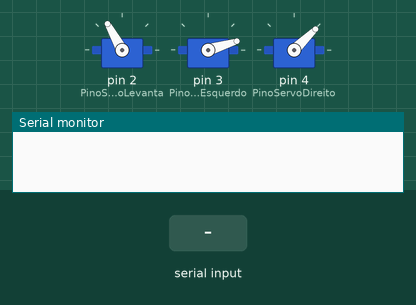
Recording of a sketch running on a simulated Arduino Uno, built with avr-gcc and run on an emulated ATmega328P. Shown: 3 × servo, the last lines printed to the serial monitor. The inputs (shaded band) are chosen by the test bench.

Above: at 2.7 s.
2.8 s: "1,90\n" received over Serial
At 3.13 s:
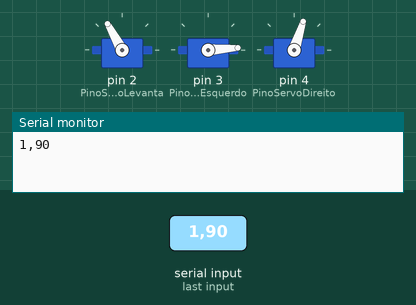
At 4.1 s:
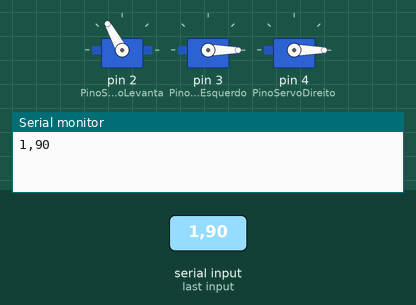
4.6 s: "90,45,200\n" received over Serial
6.7 s: "5\n" received over Serial
Timing chart, 0 to 9.7 s (numbered marks = the images above; inputs shaded):
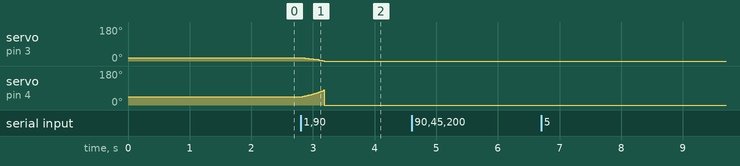

The sketch:

UG0_3.ino
```cpp
/* Referência:
 *
// Plotclock
// cc - by Johannes Heberlein 2014
// v 1.02

*/

#include <TimeLib.h>
#include <Servo.h>

//#define CALIBRATION

#define WISHY 3 // Offset das coordenadas Y placa
//Quando estiver no modo calibração, ajustar até os servos moverem 90 graus
#define FaktorServoEsquerdo 600
#define FaktorServoDireito 600


//Ajustar os valores nulos para os braços estarem paralelos ao eixo x e y, quando estiver em modo de calibração
//Posições dos servos inicialmente
#define ServoEsquerdoNulo 1400//1650
#define ServoDireitoNulo 520 //540 //645

#define PinoServoLevanta  2
#define PinoServoEsquerdo  3
#define PinoServoDireito 4

#define ZOFF 780

#define LEVANTA0 1110+ZOFF // Na superficie
#define LEVANTA1 995+ZOFF  // Entre os números
#define LEVANTA2 735+ZOFF  // Pegar o apagador

// velocidade do braço de levantar a plataforma
#define VelocidadeLevanta 2000

//  Tamanho dos braços
#define L1 35
#define L2 55.1
#define L3 11.8
#define L4 35

//origem dos servos direito e esquerdo
#define O1X 24//22
#define O1Y -25
#define O2X 49//47
#define O2Y -25

int levanta_parametro = 1500;

Servo servo1;  //
Servo servo2;  //
Servo servo3;  //

volatile double lastX = 55;
volatile double lastY = 37.5;

int ultimo_minuto = 0;

void setup()
{

  pinMode(7, INPUT_PULLUP);
  // Colocar a hora atual
  setTime(01,04,0,0,0,0);

  Serial.begin(9600);
  Levanta(1);
  Posiciona(55, 37.5);


  delay(1000);

}

void loop()
{

#ifdef CALIBRATION

   if (!servo1.attached()) servo1.attach(PinoServoLevanta);
    if (!servo2.attached()) servo2.attach(PinoServoEsquerdo);
    if (!servo3.attached()) servo3.attach(PinoServoDireito);

  //Os servos vão ter 90 graus entre os movementos, paralelos aos eixos x e y
  Posiciona(-3, 29.2);
  delay(500);
  Posiciona(74.1, 28);
  delay(500);

#else
  int letter= 1;
  int i = 0;
  if (ultimo_minuto != minute()) {

    if (!servo1.attached()) servo1.attach(PinoServoLevanta);
    if (!servo2.attached()) servo2.attach(PinoServoEsquerdo);
    if (!servo3.attached()) servo3.attach(PinoServoDireito);

    //Levanta(0);

    unsigned long previousMillis = 0;
    const unsigned long interval = 0; // Intervalo desejado em milissegundos

    if(letter){
      // UGO :|

        int x=0, y=0;

        bool levantado = true;
        bool baixado = false;


        while(true){
          unsigned long currentMillis = millis();
          if (currentMillis - previousMillis >= interval) {
            previousMillis = currentMillis;

            if (Serial.available()) {
                String data = Serial.readStringUntil('\n');
                Serial.println(data);
                String xString = data.substring(0, 2);
                int x = xString.toInt();

                String yString = data.substring(2, 4);
                int y = yString.toInt();

                if(data.length() == 5){
                  String zString = data.substring(4);
                  int z = zString.toInt();

                  Levanta(z);
                }

                if (x > 0 && y > 0)
                    Posiciona(x*2, y*2);
            }
          }
        }


        Letra(5, 25, 'A', 0.9);
        Letra(19, 25, 'B', 0.9);
        Letra(28, 25, 'G', 0.9);
        Letra(40, 25, 'I', 0.9);
        Numero(50, 25, 2, 0.9);

    }

    else{

      //Numero(3, 3, 111, 1);

      Numero(5, 25, i, 0.9);
      Numero(19, 25, (hour()-i*10), 0.9);
      Numero(28, 25, 11, 0.9);

      i=0;
      while ((i+1)*10 <= minute())
      {
        i++;
      }
      Numero(34, 25, i, 0.9);
      Numero(48, 25, (minute()-i*10), 0.9);

    }

    Levanta(2);
    Posiciona(71.0, 47.2);
    Levanta(1);
    ultimo_minuto = minute();
    delay(580);
    servo1.detach();
    servo2.detach();
    servo3.detach();

  }

#endif

}

// Letras baseadas no plano cartesiano

void Letra(float bx, float by, char letra, float scale){
  switch(letra) {

    case 65: // letra A
    case 97:
      Posiciona(bx + 0 * scale, by + 0 * scale);
      delay(200);
      Levanta(0);
      delay(200);
      Posiciona(bx + 0 * scale, by + 20 * scale);
      delay(200);
      Posiciona(bx + 10.3 * scale, by + 6 * scale);
      delay(200);
      Posiciona(bx + 0.7 * scale, by + 6 * scale);
      delay(200);
      Posiciona(bx + 8.4 * scale, by + 6 * scale);
      delay(200);
      Posiciona(bx + 11 * scale, by - 1 * scale);
      delay(200);
      Levanta(1);
      break;

    case 66: // B
    case 98:
      Posiciona(bx + 0 * scale, by + 0 * scale);
      Levanta(0);
      Posiciona(bx + 0 * scale, by + 20 * scale);
      SemiCirculo(bx + 5 * scale, by + 15 * scale, 5 * scale, 3, -2, 1);
      SemiCirculo(bx + 5 * scale, by + 5 * scale, 5 * scale, 1.57, -3, 1);
      Levanta(1);
      break;

    case 67: //C
    case 99:
      Posiciona(bx + 7 * scale, by + 20 * scale);
      Levanta(0);
      Posiciona(bx + 0 * scale, by + 20 * scale);
      Posiciona(bx + 0 * scale, by + 0 * scale);
      Posiciona(bx + 7 * scale, by + 0 * scale);
      Levanta(1);
      break;

    case 68: //D
    case 100:
      Posiciona(bx + 0 * scale, by +0 * scale);
      Levanta(0);

      Posiciona(bx + 0 * scale, by +20 * scale);
      delay(200);
      Posiciona(bx + 6 * scale, by +16 * scale);
      Posiciona(bx + 10 * scale, by +12 * scale);
      Posiciona(bx + 6 * scale, by + 8 * scale);
      Posiciona(bx + 0 * scale, by + 0 * scale);

      //SemiCirculo(bx + 6 * scale, by + 3 * scale, 8 * scale, 3, -3, 0.8);
      //Posiciona(bx -1 * scale, by + 10 * scale);
      Levanta(1);
      break;

    case 69: //E
    case 101:
        Posiciona(bx + 8 * scale, by + 20 * scale);
        Levanta(0);
        Posiciona(bx + 0 * scale, by + 20 * scale);
        Posiciona(bx + 0 * scale, by + 10 * scale);
        Posiciona(bx + 8 * scale, by + 10 * scale);
        Posiciona(bx + 0 * scale, by + 10 * scale);
        Posiciona(bx + 0 * scale, by + 0 * scale);
        Posiciona(bx + 8 * scale, by + 0 * scale);
        Levanta(1);
        break;

     case 70: // F
     case 102:
        Posiciona(bx + 0 * scale, by + 0 * scale);
        Levanta(0);
        Posiciona(bx + 0 * scale, by + 10 * scale);
        Posiciona(bx + 6 * scale, by + 10 * scale);
        Posiciona(bx + 0 * scale, by + 10 * scale);
        Posiciona(bx + 0 * scale, by + 20 * scale);
        Posiciona(bx + 6 * scale, by + 20 * scale);
        Levanta(1);
        break;

    case 71: //G
    case 103:
      Posiciona(bx + 8 * scale, by + 20 * scale);
      Levanta(0);
      Posiciona(bx + 0 * scale, by + 20 * scale);
      Posiciona(bx + 0 * scale, by + 0 * scale);
      Posiciona(bx + 8 * scale, by + 0 * scale);
      Posiciona(bx + 8 * scale, by + 10 * scale);
      Posiciona(bx + 4 * scale, by + 10 * scale);
      Posiciona(bx + 10 * scale, by + 10 * scale);
      Levanta(1);
      break;
    case 72: //H
    case 104:
      Posiciona(bx + 0 * scale, by + 0 * scale);
      Levanta(0);
      Posiciona(bx + 0 * scale, by + 20 * scale);
      Posiciona(bx + 0 * scale, by + 10 * scale);
      Posiciona(bx + 8 * scale, by + 10 * scale);
      Posiciona(bx + 8 * scale, by + 20 * scale);
      Posiciona(bx + 8 * scale, by + 0 * scale);
      Levanta(1);
      break;

    case 73: // I
    case 105:
      Posiciona(bx + 3 * scale, by + 0 * scale);
      Levanta(0);
      Posiciona(bx + 3 * scale, by + 20 * scale);
      //Circulo(bx + 4 * scale, by + 20 * scale, 0.1 * scale, 1, -1, 1);
      Levanta(1);
      break;

    case 74: // J
    case 106:
      Posiciona(bx + 0 * scale, by + 10 * scale);
      Levanta(0);
      Posiciona(bx + 0 * scale, by + 0 * scale);
      Posiciona(bx + 8 * scale, by + 0 * scale);
      Posiciona(bx + 8 * scale, by + 20 * scale);
      Levanta(1);
      break;

    case 75: // K
    case 107:
      Posiciona(bx + 0 * scale, by + 0 * scale);
      Levanta(0);
      Posiciona(bx + 0 * scale, by + 20 * scale);
      delay(200);
      Posiciona(bx + 0 * scale, by + 10 * scale);
      delay(200);
      Posiciona(bx + 6 * scale, by + 20 * scale);
      Levanta(1);
      delay(200);
      Posiciona(bx + 0 * scale, by + 10 * scale);
      Levanta(0);
      delay(200);
      Posiciona(bx + 6 * scale, by + 0 * scale);
      Levanta(1);
      break;

    case 76: //L
    case 108:
      Posiciona(bx + 0 * scale, by + 20 * scale);
      Levanta(0);
      Posiciona(bx + 0 * scale, by + 0 * scale);
      Posiciona(bx + 8 * scale, by + 0 * scale);
      Levanta(1);
      break;
    case 77: //M
    case 109:
      Posiciona(bx + 0 * scale, by + 0 * scale);
      Levanta(0);
      Posiciona(bx + 0 * scale, by + 20 * scale);
      delay(200);
      Posiciona(bx + 4 * scale, by + 10 * scale);
      delay(200);
      Posiciona(bx + 8 * scale, by + 20 * scale);
      Posiciona(bx + 8 * scale, by + 0 * scale);
      Levanta(1);
      break;

    case 78: //Letra N
    case 110:
      Posiciona(bx + 0 * scale, by + 0 * scale);
      delay(200);
      Levanta(0);
      Posiciona(bx + 0 * scale, by + 20 * scale);
      delay(200);
      Posiciona(bx + 6 * scale, by + 0 * scale);
      delay(200);
      Posiciona(bx + 6 * scale, by + 20 * scale);
      delay(200);
      Levanta(1);
      break;

    case 79: // O
    case 111:
      Posiciona(bx + 12 * scale, by + 6 * scale);
      Levanta(0);
      Circulo(bx + 7 * scale, by + 10 * scale, 10 * scale, -0.8, 6.7, 0.5);
      Levanta(1);
      break;

    case 80://Letra P
    case 112:
      Posiciona(bx + 6 * scale, by +0 * scale);
      Levanta(0);
      SemiCirculo(bx + 8 * scale, by + 10 * scale, 5 * scale, 3, -2, 1);
      Levanta(1);
      break;
    case 81: //Q
    case 113:
      Posiciona(bx + 12 * scale, by + 6 * scale);
      Levanta(0);
      Circulo(bx + 7 * scale, by + 10 * scale, 10 * scale, -0.8, 6.7, 0.5);
      Posiciona(bx + 14 * scale, by - 2  * scale);
      Levanta(1);
      break;
    case 82: //R
    case 114:
      Posiciona(bx + 0 * scale, by + 0 * scale);
      Levanta(0);
      Posiciona(bx + 0 * scale, by + 20 * scale);
      SemiCirculo(bx + 5 * scale, by + 15 * scale, 5 * scale, 3, -2, 1);
      Posiciona(bx + 14  * scale, by + 0 * scale);
      Levanta(1);
      break;

    case 83: //S
    case 115:
      Posiciona(bx + 0 * scale, by + 0 * scale);
      Levanta(0);
      Posiciona(bx + 8 * scale, by + 0 * scale);
      Posiciona(bx + 8 * scale, by + 10 * scale);
      Posiciona(bx + 0 * scale, by + 10 * scale);
      Posiciona(bx + 0 * scale, by + 20 * scale);
      Posiciona(bx + 8 * scale, by + 20 * scale);
      Levanta(1);
      break;

    case 84: // lETRA T
    case 116:
      Posiciona(bx + 0 * scale, by + 0 * scale);
      Levanta(0);

      Posiciona(bx + 0 * scale, by + 20 * scale);
      Posiciona(bx - 8 * scale, by + 20 * scale);
      Posiciona(bx + 8 * scale, by + 20 * scale);
      Levanta(1);
      break;

    case 85: //U
    case 117:
       Posiciona(bx + 0 * scale, by + 20 * scale);
       Levanta(0);
       Posiciona(bx + 0 * scale, by + 0 * scale);
       Posiciona(bx + 8 * scale, by + 0 * scale);
       Posiciona(bx + 8 * scale, by + 20 * scale);
       Levanta(1);

       break;

     case 86: // V
     case 118:
        Posiciona(bx + 0 * scale, by + 20 * scale);
        Levanta(0);
        Posiciona(bx + 4 * scale, by + 0 * scale);
        Posiciona(bx + 8 * scale, by + 20 * scale);
        Levanta(1);
        break;
     case 87: //W
     case 119:
        Posiciona(bx + 0 * scale, by + 20 * scale);
        Levanta(0);
        Posiciona(bx + 3 * scale, by + 0 * scale);
        delay(100);
        Posiciona(bx + 5 * scale, by + 10 * scale);
        delay(100);
        Posiciona(bx + 8 * scale, by + 0 * scale);
        delay(100);
        Posiciona(bx + 8 * scale, by + 20 * scale);
        Levanta(1);
        break;

     case 88: // X
     case 120:
        Posiciona(bx + 0 * scale, by + 0 * scale);
        Levanta(0);
        Posiciona(bx + 8 * scale, by + 20 * scale);
        Levanta(1);
        Posiciona(bx + 0 * scale, by + 20 * scale);
        Levanta(0);
        Posiciona(bx + 8 * scale, by + 0 * scale);
        Levanta(1);
        break;

     case 89: //Y
     case 121:
        Posiciona(bx + 0 * scale, by + 20 * scale);
        Levanta(0);
        Posiciona(bx + 4 * scale, by + 10 * scale);
        Posiciona(bx + 10 * scale, by + 20 * scale);
        delay(200);
        Posiciona(bx + 0 * scale, by + 0 * scale);
        Levanta(1);
        break;

     case 90://Z
     case 122:
      Posiciona(bx + 12 * scale, by +0 * scale);
      delay(200);
      Levanta(0);
      delay(200);
      Posiciona(bx + 0 * scale, by +0 * scale);
      delay(200);
      Posiciona(bx + 12 * scale, by +20 * scale);
      delay(200);
      Posiciona(bx + 0 * scale, by +20 * scale);
      delay(200);
      Levanta(1);
      break;

  }

}

// Escrevendo numeral com bx by sendo o ponto de origem esquerdo
// Escala 1 é igual uma fonte de 20 mm
// A estrutura segue o caminho: move para o primeiro ponto inicial do numeral, abaixa o lápis desenha o numero e levanta o lápis

void Numero(float bx, float by, int num, float scale) {
  // O padrão é: ele faz o movimento inicial para o começo do desenho
  // Depois ele abaixa o lápis e começa a mover pela mesa
  // Depois ele levanta o lápis de novo

  switch (num) {
  case 0:
    Posiciona(bx + 12 * scale, by + 6 * scale);
    Levanta(0);
    Circulo(bx + 7 * scale, by + 10 * scale, 10 * scale, -0.8, 6.7, 0.5);
    Levanta(1);
    break;
  case 1:

    Posiciona(bx + 3 * scale, by + 15 * scale);
    Levanta(0);
    Posiciona(bx + 10 * scale, by + 20 * scale);
    Posiciona(bx + 10 * scale, by + 0 * scale);
    Levanta(1);
    break;
  case 2:
    Posiciona(bx + 2 * scale, by + 12 * scale);
    Levanta(0);
    SemiCirculo(bx + 8 * scale, by + 14 * scale, 6 * scale, 3, -0.8, 1);
    Posiciona(bx + 1 * scale, by + 0 * scale);
    Posiciona(bx + 12 * scale, by + 0 * scale);
    Levanta(1);
    break;
  case 3:
    Posiciona(bx + 2 * scale, by + 17 * scale);
    Levanta(0);
    SemiCirculo(bx + 5 * scale, by + 15 * scale, 5 * scale, 3, -2, 1);
    SemiCirculo(bx + 5 * scale, by + 5 * scale, 5 * scale, 1.57, -3, 1);
    Levanta(1);
    break;
  case 4:
    Posiciona(bx + 10 * scale, by + 0 * scale);
    Levanta(0);
    Posiciona(bx + 10 * scale, by + 20 * scale);
    Posiciona(bx + 2 * scale, by + 6 * scale);
    Posiciona(bx + 12 * scale, by + 6 * scale);
    Levanta(1);
    break;
  case 5:
    Posiciona(bx + 2 * scale, by + 5 * scale);
    Levanta(0);
    Circulo(bx + 5 * scale, by + 6 * scale, 6 * scale, -2.5, 2, 1);
    Posiciona(bx + 5 * scale, by + 20 * scale);
    Posiciona(bx + 12 * scale, by + 20 * scale);
    Levanta(1);
    break;
  case 6:
    Posiciona(bx + 2 * scale, by + 10 * scale);
    Levanta(0);
    SemiCirculo(bx + 7 * scale, by + 6 * scale, 6 * scale, 2, -4.4, 1);
    Posiciona(bx + 11 * scale, by + 20 * scale);
    Levanta(1);
    break;
  case 7:
    Posiciona(bx + 2 * scale, by + 20 * scale);
    Levanta(0);
    Posiciona(bx + 12 * scale, by + 20 * scale);
    Posiciona(bx + 2 * scale, by + 0);
    Levanta(1);
    break;
  case 8:
    Posiciona(bx + 5 * scale, by + 10 * scale);
    Levanta(0);
    SemiCirculo(bx + 5 * scale, by + 15 * scale, 5 * scale, 4.7, -1.6, 1);
    Circulo(bx + 5 * scale, by + 5 * scale, 5 * scale, -4.7, 2, 1);
    Levanta(1);
    break;

  case 9:
    Posiciona(bx + 9 * scale, by + 11 * scale);
    Levanta(0);
    SemiCirculo(bx + 7 * scale, by + 15 * scale, 5 * scale, 4, -0.5, 1);
    Posiciona(bx + 5 * scale, by + 0);
    Levanta(1);
    break;

  // 888 é o comando para apagar a lousa
  case 888:

    Levanta(0);
    Posiciona(70, 45);
    Posiciona(65-WISHY, 43);

    Posiciona(65-WISHY, 46);
    Posiciona(5, 49);
    Posiciona(5, 46);
    Posiciona(63-WISHY, 46);
    Posiciona(63-WISHY, 42);

    Posiciona(5, 42);
    Posiciona(5, 38);
    Posiciona(63-WISHY, 38);
    Posiciona(63-WISHY, 34);

    Posiciona(5, 34);
    Posiciona(5, 29);
    Posiciona(6, 29);
    Posiciona(65-WISHY, 26);

    Posiciona(5, 26);
    Posiciona(60-WISHY, 40);

    Posiciona(73.2, 44.0);
    Levanta(2);

    break;

  // Número 11 é o comando pra gente desenhar os dois pontos

  case 11:
    Posiciona(bx + 5 * scale, by + 15 * scale);
    Levanta(0);
    Circulo(bx + 5 * scale, by + 15 * scale, 0.1 * scale, 1, -1, 1);
    delay(10);
    Levanta(1);
    Posiciona(bx + 5 * scale, by + 5 * scale);
    Levanta(0);
    Circulo(bx + 5 * scale, by + 5 * scale, 0.1 * scale, 1, -1, 1);
    delay(10);
    Levanta(1);
    break;

   case 12: // Carinha do UGO
    Posiciona(bx + 5 * scale, by + 15 * scale);
    Levanta(0);
    Circulo(bx + 5 * scale, by + 15 * scale, 0.1 * scale, 1, -1, 1);
    delay(10);
    Levanta(1);
    Posiciona(bx + 10 * scale, by + 15 * scale);
    Levanta(0);
    Circulo(bx + 10 * scale, by + 15 * scale, 0.1 * scale, 1, -1, 1);
    delay(10);
    Levanta(1);

    Posiciona(bx + 5 * scale, by + 8 * scale);
    Levanta(0);
    Posiciona(bx + 10 * scale, by + 5 * scale);
    Posiciona(bx + 15 * scale, by + 8 * scale);
    Levanta(1);
    break;

  }

}


void Levanta(char Levanta) {
  switch (Levanta) {

  case 0: //850

      if (levanta_parametro >= LEVANTA0) {
      while (levanta_parametro >= LEVANTA0)
      {
        levanta_parametro--;
        servo1.writeMicroseconds(levanta_parametro);
        delayMicroseconds(VelocidadeLevanta);
      }
    }
    else {
      while (levanta_parametro <= LEVANTA0) {
        levanta_parametro++;
        servo1.writeMicroseconds(levanta_parametro);
        delayMicroseconds(VelocidadeLevanta);

      }

    }

    break;

  case 1: //150

    if (levanta_parametro >= LEVANTA1) {
      while (levanta_parametro >= LEVANTA1) {
        levanta_parametro--;
        servo1.writeMicroseconds(levanta_parametro);
        delayMicroseconds(VelocidadeLevanta);

      }
    }
    else {
      while (levanta_parametro <= LEVANTA1) {
        levanta_parametro++;
        servo1.writeMicroseconds(levanta_parametro);
        delayMicroseconds(VelocidadeLevanta);
      }

    }

    break;

  case 2:

    if (levanta_parametro >= LEVANTA2) {
      while (levanta_parametro >= LEVANTA2) {
        levanta_parametro--;
        servo1.writeMicroseconds(levanta_parametro);
        delayMicroseconds(VelocidadeLevanta);
      }
    }
    else {
      while (levanta_parametro <= LEVANTA2) {
        levanta_parametro++;
        servo1.writeMicroseconds(levanta_parametro);
        delayMicroseconds(VelocidadeLevanta);
      }
    }
    break;
  }
}


void SemiCirculo(float bx, float by, float radius, int start, int ende, float sqee) {
  float inkr = -0.05;
  float count = 0;

  do {
    Posiciona(sqee * radius * cos(start + count) + bx,
    radius * sin(start + count) + by);
    count += inkr;
  }
  while ((start + count) > ende);

}

void Circulo(float bx, float by, float radius, int start, int ende, float sqee) {
  float inkr = 0.05;
  float count = 0;

  do {
    Posiciona(sqee * radius * cos(start + count) + bx,
    radius * sin(start + count) + by);
    count += inkr;
  }
  while ((start + count) <= ende);
}


void Posiciona(double pX, double pY) {
  double dx, dy, c;
  int i;

  // dx dy do novo ponto
  dx = pX - lastX;
  dy = pY - lastY;

  c = floor(7 * sqrt(dx * dx + dy * dy));

  if (c < 1) c = 1;

  for (i = 0; i <= c; i++) {
    // desenha a linha ponto por ponto
    define_XY(lastX + (i * dx / c), lastY + (i * dy / c));

  }

  lastX = pX;
  lastY = pY;
}

double retorna_angulo(double a, double b, double c) {
   // Lei dos cosenos para angulo ente c e a
  return acos((a * a + c * c - b * b) / (2 * a * c));
}

void define_XY(double Tx, double Ty)
{
  delay(1);
  double dx, dy, c, a1, a2, Hx, Hy;

  // Calcular triangulo entre lápis, servo esquerdo e articulação do braço

  // dx/dy cartesiano
  dx = Tx - O1X;
  dy = Ty - O1Y;

  // angulo a1 e comprimento c
  c = sqrt(dx * dx + dy * dy); //
  a1 = atan2(dy, dx); //
  a2 = retorna_angulo(L1, L2, c);

  servo2.writeMicroseconds(floor(((a2 + a1 - M_PI) * FaktorServoEsquerdo) + ServoEsquerdoNulo));

// Calcular ponto da articulação do braço para o triangulo do braço direito do servo
  a2 = retorna_angulo(L2, L1, c);
  Hx = Tx + L3 * cos((a1 - a2 + 0.621) + M_PI); //36,5°
  Hy = Ty + L3 * sin((a1 - a2 + 0.621) + M_PI);

//Calcular triangulo entre articulação do lápis, servo direito e articulação do braço
  dx = Hx - O2X;
  dy = Hy - O2Y;

  c = sqrt(dx * dx + dy * dy);
  a1 = atan2(dy, dx);
  a2 = retorna_angulo(L1, L4, c);

  servo3.writeMicroseconds(floor(((a1 - a2) * FaktorServoDireito) + ServoDireitoNulo));

}
```

Measured:
- after the input at 2.8 s, servo on pin 3 (PinoServoEsquerdo): moves from 17° to 0° over 0.35 s, starting at once; servo on pin 4 (PinoServoDireito): rises from 44° to 81° in 0.35 s, then falls to 0° in 0.01 s
